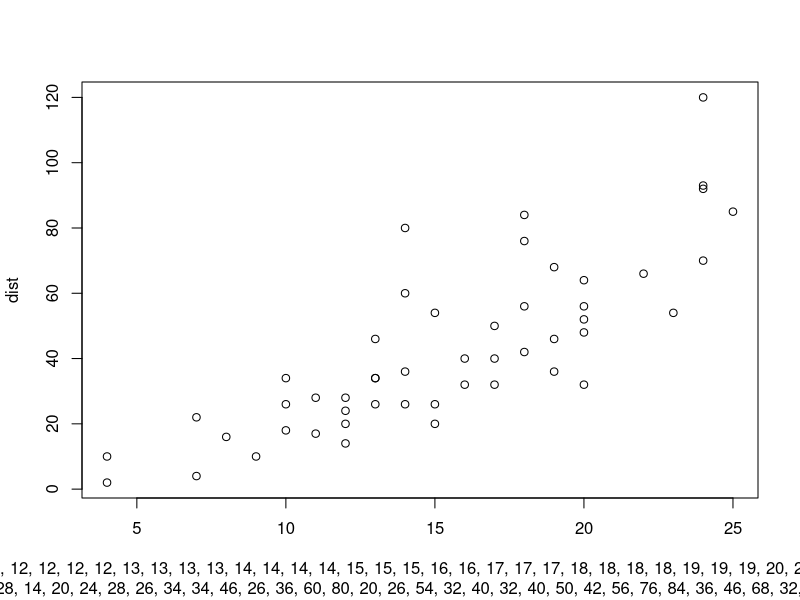
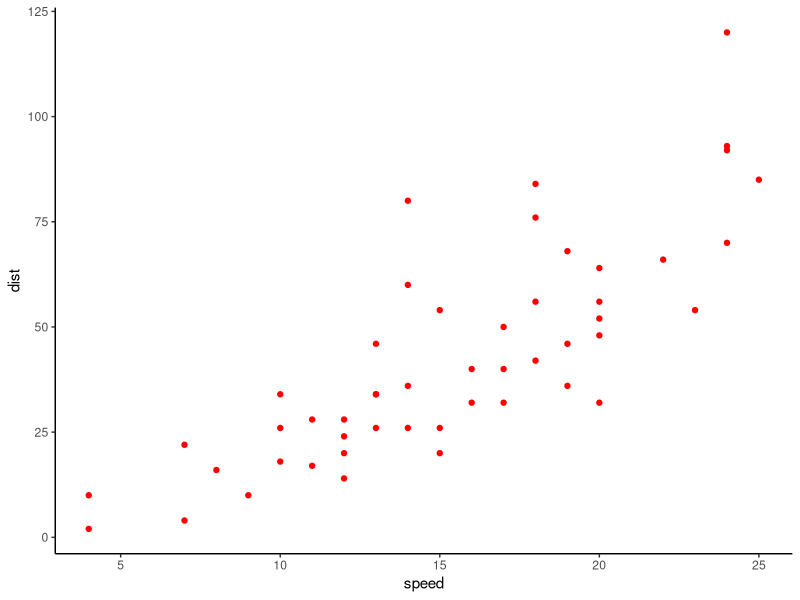

Write the R code that produced these figures, in order.
## ---- chunk 1
knitr::opts_chunk$set(echo = TRUE)
library(tidyverse)
library(here)
## ---- chunk 2
cars2 <- cars %>%
plot(cars) 

ggplot(data = cars, aes(x = speed, y = dist)) +
  geom_point(color = "red", fill = "black") +
  theme_classic()

## ---- chunk 3

